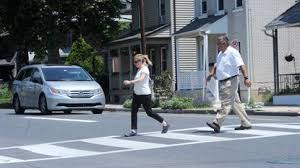
#> input picture method2/img_data/1.jpg, 300 x 168 px, found by its file name
$ jupyter execute MeanShift.ipynb
#> lines starting #> are read from the running program, lines starting #| are printed output that depends on the picture; long printed decimals are rounded
[cell 1]
import numpy as np
from sklearn.cluster import MeanShift, estimate_bandwidth
#from sklearn.datasets.samples_generator import make_blobs
from itertools import cycle
from PIL import Image
import matplotlib.pyplot as plt
import matplotlib.pylab as pylab
from skimage.filters import sobel

[cell 2]
image = Image.open('../img_data/1.jpg')
#> image is the input picture: PIL image 300x168 RGB; mean R, G, B 111, 119.1, 127.2

# Image is (687 x 1025, RGB channels)
image = np.array(image)
original_shape = image.shape
#> original_shape = (168, 300, 3)

#X = sobel(0.2126*image[:,:,0] + 0.7152*image[:,:,1] + 0.0722*image[:,:,2])
#plt.imshow(X, cmap='gray')
#shape = X.shape
# Flatten image.
X = np.reshape(image, [-1, 3])

[cell 3]
#Estimate the kernel bandwidth to use from our image (the datapoints).
bandwidth = estimate_bandwidth(X, quantile=0.1, n_samples=100)
#> bandwidth = 22.73
print(bandwidth)
#| 22.729

[cell 4]
# Execute Mean Shift Clustering
ms = MeanShift(bandwidth=bandwidth, bin_seeding=True)
ms.fit(X)

[cell 5]
# Print information to help in possible debugging
labels = ms.labels_
print(labels.shape)
#| (50400,)
cluster_centers = ms.cluster_centers_
#> cluster_centers = [[145.8, 157.2, 173], [11.49, 16.21, 15.83], [175.8, 180.6, 188.1], [41.83, 47.54, 51.16], [224.6, 235.1, 246.4], [91.84, 98.96, 105.8]]
print(cluster_centers.shape)
#| (6, 3)

labels_unique = np.unique(labels)
#> labels_unique = [0, 1, 2, 3, 4, 5]
n_clusters_ = len(labels_unique)
#> n_clusters_ = 6

print("number of estimated clusters : %d" % n_clusters_)
#| number of estimated clusters : 6

[cell 6]
# Generate segmented image
segmented_image = np.reshape(labels, original_shape[:2])  # Just take size, ignore RGB channels.
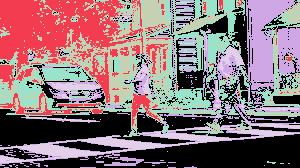
#> segmented_image: shape (168, 300) int64; 6 distinct labels, from 0 to 5; one colour per label, 0 black

[cell 7]
# Plot original and segmented image
plt.figure(2,figsize=(16,16))
plt.subplot(1, 2, 1)
plt.imshow(image)
plt.axis('off')
plt.subplot(1, 2, 2)
plt.imshow(segmented_image, cmap = 'flag')
plt.axis('off')
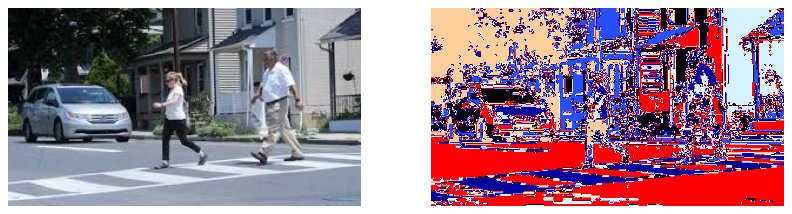
#> figure drawn by matplotlib, 2 panels

$ run again, with method2/img_data/2.jpg copied over method2/img_data/1.jpg
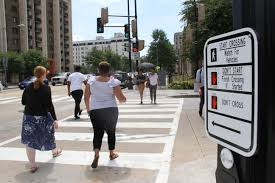
#> input picture method2/img_data/2.jpg, 275 x 183 px, found by its file name
#> image is the input picture: PIL image 275x183 RGB; mean R, G, B 129, 128.2, 126.5
#> bandwidth = 25.02
#| 25.017
#| (50325,)
#> cluster_centers = [[190.5, 186, 182.7], [17.56, 18.22, 17.33], [230.4, 239.5, 243.9], [97.1, 93.3, 87.49], [129.6, 125.9, 123.1], [155.1, 47.13, 48.74], [123.6, 32.88, 29.65]]
#| (7, 3)
#> labels_unique = [0, 1, 2, 3, 4, 5, 6]
#> n_clusters_ = 7
#| number of estimated clusters : 7
#> `segmented_image = np.reshape(labels, original_shape[:2])`:
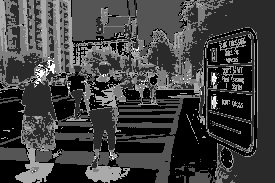
#> segmented_image: shape (183, 275) int64; min 0, max 6, mean 1.51; drawn with min black and max white
#> `[cell 7] # Plot original and segmented image plt.figure(2,figsize=(16,..`:
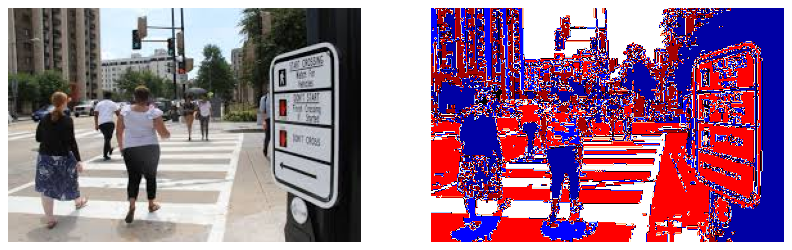
#> figure drawn by matplotlib, 2 panels

$ run again, with method2/img_data/3.jpg copied over method2/img_data/1.jpg
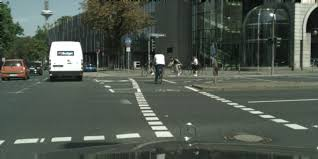
#> input picture method2/img_data/3.jpg, 318 x 159 px, found by its file name
#> image is the input picture: PIL image 318x159 RGB; mean R, G, B 80, 88.8, 79.2
#> bandwidth = 17.02
#| 17.017
#| (50562,)
#> cluster_centers = 16 rows, first 8: [76.97, 86.9, 77.2], [46.08, 54.14, 45.69], [145.5, 172.9, 174.8], [250.5, 252.9, 251.8], [157.5, 166.1, 154.1], [185.2, 192.4, 179.1], [195.6, 203.4, 190.8], [144.8, 104, 84.53]
#| (16, 3)
#> labels_unique = [0, 1, 2, 3, 4, 5, 6, 7, 8, 9, 10, 11, 12, 13, 14, 15]
#> n_clusters_ = 16
#| number of estimated clusters : 16
#> `segmented_image = np.reshape(labels, original_shape[:2])`:
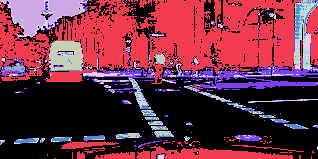
#> segmented_image: shape (159, 318) int64; 16 distinct labels, from 0 to 15; one colour per label, 0 black
#> `[cell 7] # Plot original and segmented image plt.figure(2,figsize=(16,..`:
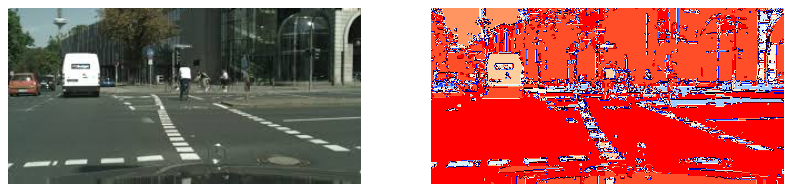
#> figure drawn by matplotlib, 2 panels

$ run again, with method2/img_data/4.jpg copied over method2/img_data/1.jpg
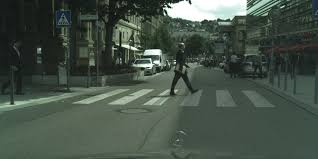
#> input picture method2/img_data/4.jpg, 318 x 159 px, found by its file name
#> image is the input picture: PIL image 318x159 RGB; mean R, G, B 69.6, 82.1, 71.7
#> bandwidth = 13.52
#| 13.519
#| (50562,)
#> cluster_centers = [[66.45, 81.12, 70.8], [87.92, 102.3, 87.27], [26.21, 33.08, 27.95], [75.42, 91.07, 77.92], [43.93, 54.57, 45.59], [250.3, 254.2, 252.9], [128.8, 145.1, 127.2], [163.8, 180.7, 161.9], [152.5, 169.4, 150.8], [203.2, 230.1, 221.2], [191.1, 212.8, 200]]
#| (11, 3)
#> labels_unique = [0, 1, 2, 3, 4, 5, 6, 7, 8, 9, 10]
#> n_clusters_ = 11
#| number of estimated clusters : 11
#> `segmented_image = np.reshape(labels, original_shape[:2])`:
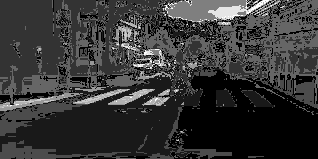
#> segmented_image: shape (159, 318) int64; min 0, max 10, mean 2.12; drawn with min black and max white
#> `[cell 7] # Plot original and segmented image plt.figure(2,figsize=(16,..`:
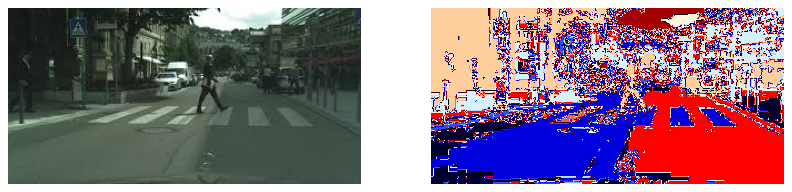
#> figure drawn by matplotlib, 2 panels
